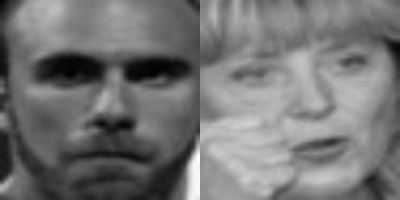
#> input picture backend/scripts/multiface_test_2.jpg, 400 x 200 px
$ python -i image_preprocessing.py   (imports and definitions only)   (older library calls are emulated)
#> lines starting #> are read from the running program, lines starting #| are printed output that depends on the picture
#> further down, picture is the input picture: shape (200, 400, 3); min 1, max 255, mean 116.7
# backend/app/utils/image_preprocessing.py
"""
Robust image preprocessing for facial recognition.
Handles distortions like rotation, grayscale, exposure changes.
"""

import cv2
import numpy as np
from PIL import Image
import io


# [121 lines left out: functions ensure_rgb, apply_clahe, normalize_exposure, reduce_noise, not called in this run]


def aggressive_denoise(image):
    """
    Apply aggressive noise reduction for heavily noisy images.
    Uses multiple passes and bilateral filtering.

    Args:
        image: BGR image

    Returns:
        Heavily denoised BGR image
    """
    # First pass: fast NL means with high strength
    denoised = cv2.fastNlMeansDenoisingColored(image, None, 15, 15, 7, 21)

    # Second pass: bilateral filter preserves edges better
    denoised = cv2.bilateralFilter(denoised, 9, 75, 75)

    return denoised


# [135 lines left out: functions deblur_image, strong_deblur, auto_rotate_face, preprocess_for_recognition, not called in this run]


# =============================================================================
# SELECTIVE PREPROCESSING - Detect quality before applying fixes
# =============================================================================

def estimate_noise_level(image):
    """
    Estimate the noise level in an image using Laplacian variance difference.

    Higher values indicate more noise.

    Args:
        image: BGR image

    Returns:
        float: Estimated noise level (0-100+ scale, higher = more noisy)
    """
    gray = cv2.cvtColor(image, cv2.COLOR_BGR2GRAY) if len(image.shape) == 3 else image

    # Method: Compare original Laplacian variance with blurred version
    # Noise adds high-frequency components that blur removes
    laplacian_original = cv2.Laplacian(gray, cv2.CV_64F)
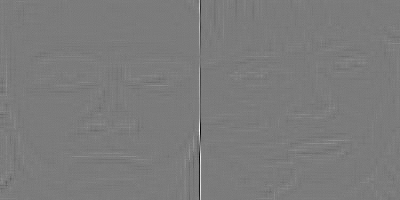
#> laplacian_original: shape (200, 400) float64; min -125, max 133, mean 0; drawn with min black and max white

    # Blur to remove noise
    blurred = cv2.GaussianBlur(gray, (5, 5), 0)
    laplacian_blurred = cv2.Laplacian(blurred, cv2.CV_64F)

    # Noise estimate = difference in variance
    var_original = laplacian_original.var()
#> var_original = 33.21
    var_blurred = laplacian_blurred.var()
#> var_blurred = 5.23

    # Normalize to 0-100 scale (approximate)
    noise_estimate = (var_original - var_blurred) / max(var_blurred, 1) * 10
#> noise_estimate = 53.52

    return max(0, noise_estimate)


def estimate_blur_level(image):
    """
    Estimate blur level using Laplacian variance.

    Lower values indicate more blur (less sharp edges).

    Args:
        image: BGR image

    Returns:
        float: Blur score (higher = sharper, lower = more blurry)
               Typical values: <50 = very blurry, 50-100 = moderate, >100 = sharp
    """
    gray = cv2.cvtColor(image, cv2.COLOR_BGR2GRAY) if len(image.shape) == 3 else image

    # Laplacian variance - standard blur detection
    laplacian_var = cv2.Laplacian(gray, cv2.CV_64F).var()

    return laplacian_var


def selective_preprocess(image, noise_threshold=15, blur_threshold=50):
    """
    Intelligently preprocess image based on detected quality.

    Only applies denoising if noise is detected.
    Only applies sharpening if blur is detected.
    Does NOT modify clean images.

    Args:
        image: BGR image
        noise_threshold: Apply denoising if noise level exceeds this (default 15)
        blur_threshold: Apply sharpening if blur score below this (default 50)

    Returns:
        tuple: (processed_image, applied_operations dict)
    """
    result = image.copy()
    operations = {
        "noise_detected": False,
        "noise_level": 0,
        "blur_detected": False,
        "blur_level": 0,
        "denoising_applied": False,
        "sharpening_applied": False
    }

    # Estimate noise level
    noise_level = estimate_noise_level(image)
#> noise_level = 53.52
    operations["noise_level"] = round(noise_level, 2)

    # Estimate blur level
    blur_level = estimate_blur_level(image)
#> in estimate_blur_level, `laplacian_var = cv2.Laplacian(gray, cv2.CV_64F).var()`: laplacian_var = 33.21
#> blur_level = 33.21
    operations["blur_level"] = round(blur_level, 2)

    # Apply denoising if noise detected
    if noise_level > noise_threshold:
        operations["noise_detected"] = True
        # Scale denoising strength based on noise level
        if noise_level > 40:
            result = aggressive_denoise(result)
        else:
            # Moderate denoising
            strength = min(int(noise_level / 2), 15)
            result = cv2.fastNlMeansDenoisingColored(result, None, strength, strength, 7, 21)
        operations["denoising_applied"] = True

    # Apply sharpening if blur detected (but NOT if we just denoised heavily)
    # Sharpening after denoising can re-introduce noise
    if blur_level < blur_threshold and not (noise_level > 30):
        operations["blur_detected"] = True
        if blur_level < 25:
            # Heavy blur - strong sharpening
            result = strong_deblur(result)
        else:
            # Moderate blur - light sharpening
            result = deblur_image(result)
        operations["sharpening_applied"] = True

    return result, operations


# =============================================================================
# SALT & PEPPER NOISE REMOVAL
# =============================================================================

# [325 lines left out: functions remove_salt_pepper_noise, detect_salt_pepper_level, adaptive_median_filter, detect_motion_blur, deblur_motion_horizontal, deblur_motion_vertical and 3 more, not called in this run]

>>> import cv2
>>> picture = cv2.cvtColor(cv2.imread('../../scripts/multiface_test_2.jpg'), cv2.COLOR_BGR2RGB)
>>> result = selective_preprocess(picture)

$ run again, on backend/scripts/multiface_test_3.jpg
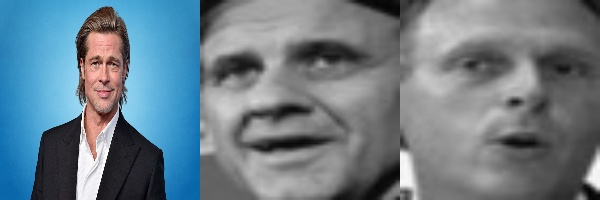
#> input picture backend/scripts/multiface_test_3.jpg, 600 x 200 px
#> in estimate_noise_level, `laplacian_original = cv2.Laplacian(gray, cv2.CV_64F)`:
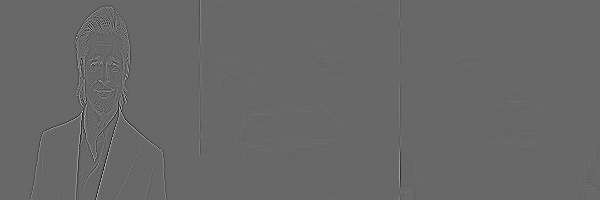
#> laplacian_original: shape (200, 600) float64; min -393, max 568, mean 0; drawn with min black and max white
#> in estimate_noise_level, `laplacian_blurred = cv2.Laplacian(blurred, cv2.CV_64F)`:
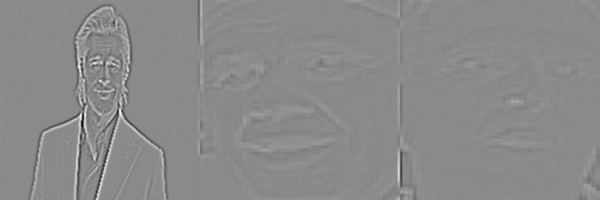
#> laplacian_blurred: shape (200, 600) float64; min -80, max 67, mean 0; drawn with min black and max white
#> var_original = 654.1
#> var_blurred = 27.33
#> noise_estimate = 229.3
#> laplacian_var = 654.1

$ run again, on backend/scripts/multiface_test_4.jpg
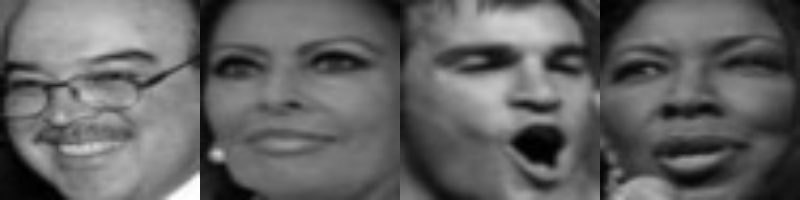
#> input picture backend/scripts/multiface_test_4.jpg, 800 x 200 px
#> picture is the input picture: shape (200, 800, 3); min 0, max 255, mean 99.6
#> in estimate_noise_level, `laplacian_original = cv2.Laplacian(gray, cv2.CV_64F)`:
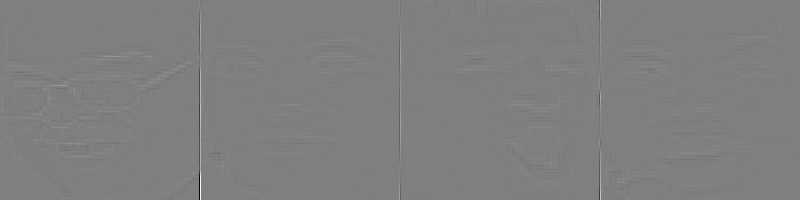
#> laplacian_original: shape (200, 800) float64; min -220, max 219, mean 0; drawn with min black and max white
#> var_original = 46.67
#> var_blurred = 6.6
#> noise_estimate = 60.73
#> laplacian_var = 46.67
